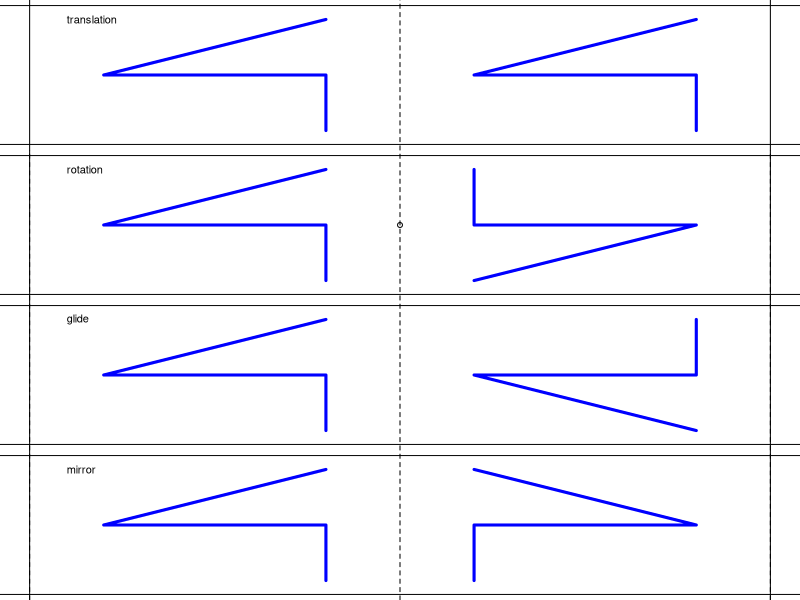
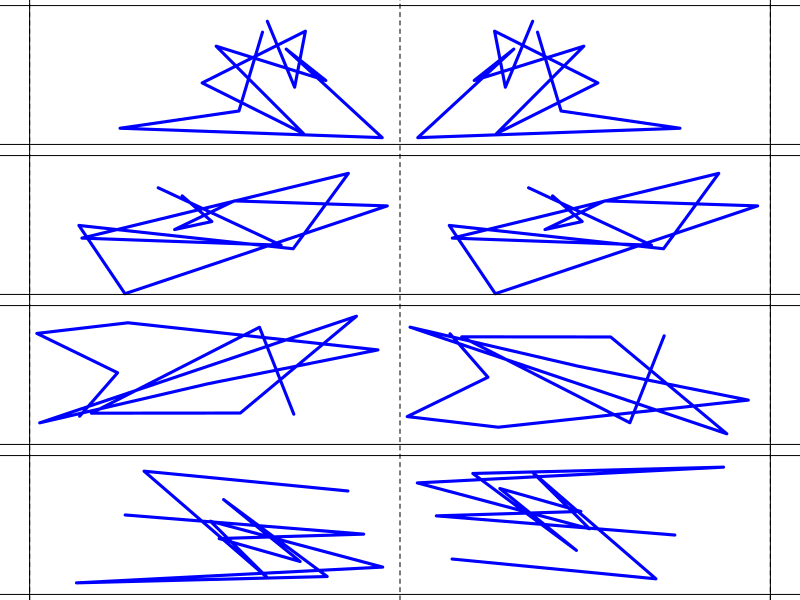

These figures' R source, in order:
## ---- chunk 1
myorder = sample(1:4)
wrds = c("translation","rotation","glide","mirror")
mywrds = wrds[myorder]

al = paste0("* ",wrds,collapse="\n")
sol1 = paste0(1*(myorder[1]==1:4),collapse="")
sol2 = paste0(1*(myorder[2]==1:4),collapse="")
sol3 = paste0(1*(myorder[3]==1:4),collapse="")
sol4 = paste0(1*(myorder[4]==1:4),collapse="")

getbasedots = function(fg=1,n=4){
    if(fg<6){
        x = runif(2*n)
        y = runif(2*n)-0.5
        h = runif(2*n)
        p = sample(1:20,2*n)
    } else {
        x = runif(n)
        y = runif(n)-0.5
        h = runif(n)
        p = sample(1:20,n)
        x = c(x,x)
        y = c(y,-y)
        h = c(h,h)
        p = c(p,p) 
    }
    dots = data.frame(x,y,h,p)
    return(dots)
}

translate = function(dots,dx=1){
    tdots = data.frame(dots)
    tdots$x = dots$x+dx
    return(tdots)
}
rotate = function(dots,xr){
    tdots = data.frame(dots)
    tdots$x = tdots$x-xr
    tdots$x = -tdots$x+xr
    tdots$y = -tdots$y
    return(tdots)
}
glide = function(dots,dx){
    tdots = data.frame(dots)
    tdots$x = tdots$x+dx
    tdots$y = -tdots$y
    return(tdots)
}
mirror = function(dots,xr){
    tdots = data.frame(dots)
    tdots$x = tdots$x-xr
    tdots$x = -tdots$x+xr
    return(tdots)
}

## ---- chunk 2

lwd=3
col="blue"

par(mar=c(0,0,0,0),mfrow=c(4,1))
mydots = data.frame(x=c(0.8,0.8,0.2,0.8),y=c(-0.4,0,0,0.4))
plot(0,0,type="n",xlim=c(0,2),ylim=c(-0.5,0.5),axes=F,ann=F)
lines(mydots$x,mydots$y,lwd=lwd,col=col)
d2 = translate(mydots,1)
lines(d2$x,d2$y,lwd=lwd,col=col)
abline(v=1,lty=2)
text(0.1,0.4,"translation",adj=0)
abline(h=c(0.5,-0.5))
abline(v=c(0,2))

plot(0,0,type="n",xlim=c(0,2),ylim=c(-0.5,0.5),axes=F,ann=F)
lines(mydots$x,mydots$y,lwd=lwd,col=col)
d2 = rotate(mydots,1)
lines(d2$x,d2$y,lwd=lwd,col=col)
abline(v=seq(0,2,1),lty=2)
points(1,0)
text(0.1,0.4,"rotation",adj=0)
abline(h=c(0.5,-0.5))
abline(v=c(0,2))

plot(0,0,type="n",xlim=c(0,2),ylim=c(-0.5,0.5),axes=F,ann=F)
lines(mydots$x,mydots$y,lwd=lwd,col=col)
d2 = glide(mydots,1)
lines(d2$x,d2$y,lwd=lwd,col=col)
abline(v=seq(0,2,1),lty=2)
text(0.1,0.4,"glide",adj=0)
abline(h=c(0.5,-0.5))
abline(v=c(0,2))

plot(0,0,type="n",xlim=c(0,2),ylim=c(-0.5,0.5),axes=F,ann=F)
lines(mydots$x,mydots$y,lwd=lwd,col=col)
d2 = mirror(mydots,1)
lines(d2$x,d2$y,lwd=lwd,col=col)
abline(v=seq(0,2,1),lty=2)
text(0.1,0.4,"mirror",adj=0)
abline(h=c(0.5,-0.5))
abline(v=c(0,2))

## ---- chunk 3
par(mar=c(0,0,0,0))
dots = getbasedots(1,6)
funcs = list(translate(dots,1),rotate(dots,1),glide(dots,1),mirror(dots,1))
d2 = funcs[[myorder[1]]]
plot(0,0,type="n",xlim=c(0,2),ylim=c(-0.5,0.5),axes=F,ann=F)
lines(dots$x,dots$y,lwd=lwd,col=col)
lines(d2$x,d2$y,lwd=lwd,col=col)
abline(v=seq(0,2,1),lty=2)
abline(h=c(0.5,-0.5))
abline(v=c(0,2))
## ---- chunk 4
par(mar=c(0,0,0,0))
dots = getbasedots(1,6)
funcs = list(translate(dots,1),rotate(dots,1),glide(dots,1),mirror(dots,1))
d2 = funcs[[myorder[2]]]
plot(0,0,type="n",xlim=c(0,2),ylim=c(-0.5,0.5),axes=F,ann=F)
lines(dots$x,dots$y,lwd=lwd,col=col)
lines(d2$x,d2$y,lwd=lwd,col=col)
abline(v=seq(0,2,1),lty=2)
abline(h=c(0.5,-0.5))
abline(v=c(0,2))
## ---- chunk 5
par(mar=c(0,0,0,0))
dots = getbasedots(1,6)
funcs = list(translate(dots,1),rotate(dots,1),glide(dots,1),mirror(dots,1))
d2 = funcs[[myorder[3]]]
plot(0,0,type="n",xlim=c(0,2),ylim=c(-0.5,0.5),axes=F,ann=F)
lines(dots$x,dots$y,lwd=lwd,col=col)
lines(d2$x,d2$y,lwd=lwd,col=col)
abline(v=seq(0,2,1),lty=2)
abline(h=c(0.5,-0.5))
abline(v=c(0,2))
## ---- chunk 6
par(mar=c(0,0,0,0))
dots = getbasedots(1,6)
funcs = list(translate(dots,1),rotate(dots,1),glide(dots,1),mirror(dots,1))
d2 = funcs[[myorder[4]]]
plot(0,0,type="n",xlim=c(0,2),ylim=c(-0.5,0.5),axes=F,ann=F)
lines(dots$x,dots$y,lwd=lwd,col=col)
lines(d2$x,d2$y,lwd=lwd,col=col)
abline(v=seq(0,2,1),lty=2)
abline(h=c(0.5,-0.5))
abline(v=c(0,2))
